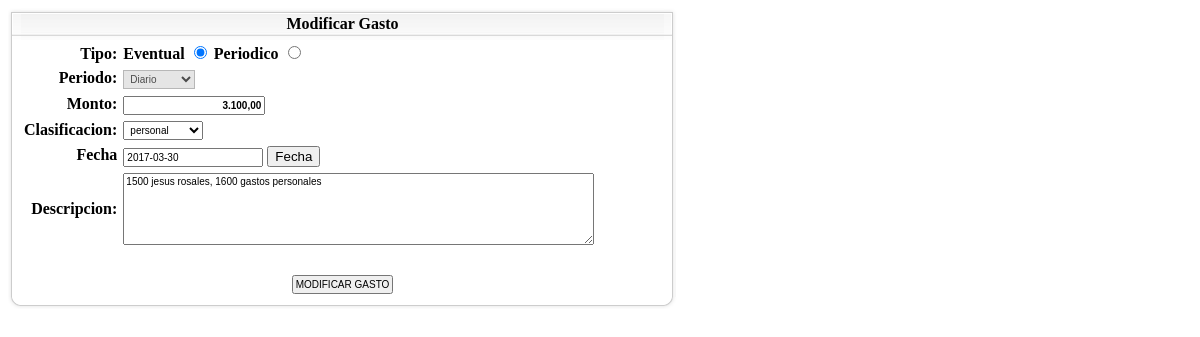
/modificar_gastos.php?id=507, run on the app's committed database.
### tables this page shows
CREATE TABLE IF NOT EXISTS `gastos` (
  `id_gastos` int(11) NOT NULL AUTO_INCREMENT,
  `monto` float NOT NULL,
  `descripcion` varchar(500) NOT NULL,
  `tipo` varchar(20) NOT NULL,
  `clasificacion` varchar(20) NOT NULL,
  `fecha` date NOT NULL,
  `periodo` varchar(20) DEFAULT NULL,
  PRIMARY KEY (`id_gastos`)
);

### modificar_gastos.php (the view, shortened to what this page needs)
<?php require_once('Connections/conexion.php'); ?>
<?php
$editFormAction = $_SERVER['PHP_SELF'];
if (isset($_SERVER['QUERY_STRING'])) {
  $editFormAction .= "?" . htmlentities($_SERVER['QUERY_STRING']);
}
$id_gastos=$_GET["id"];
$query_gastos = "SELECT * FROM gastos where id_gastos='$id_gastos'";
$gastos = mysql_query($query_gastos, $conexion) or die(mysql_error());
$row_gastos = mysql_fetch_assoc($gastos);
?>
<!DOCTYPE html PUBLIC "-//W3C//DTD XHTML 1.0 Transitional//EN" "http://www.w3.org/TR/xhtml1/DTD/xhtml1-transitional.dtd">
<html xmlns="http://www.w3.org/1999/xhtml">
<head>
</head>
<link href="css.css" rel="stylesheet" type="text/css" />
<link type="text/css" rel="stylesheet" href="css/custom-theme/jquery-ui-1.8.16.custom.css" charset="utf-8" />
<link type="text/css" rel="stylesheet" href="css/estilo.css" charset="utf-8" />
<link type="text/css" rel="stylesheet" href="css/prettyPhoto.css" media="screen" title="prettyPhoto main stylesheet" charset="utf-8" />
<body>
<form action="<?php echo $editFormAction; ?>" method="post" name="form1" id="form1">
  <table border="0" cellpadding="0" cellspacing="0" width="668">
    <tbody>
      <tr>
        <td align="left" height="1"><img src="imagenes/vc_esq_izq_sup.gif" alt="7" height="32" width="13" /></td>
        <td class="tituloDOSE_3" align="center" background="imagenes/v_back_sup.jpg" valign="center"><span class="negrita">Modificar Gasto</span></td>
        <td align="right" height="1" width="12"><img src="imagenes/vc_esq_der_sup.gif" alt="6" height="32" width="13" /></td>
      </tr>
      <tr>
        <td background="imagenes/v_back_izq.gif" height="1" width="13"><img src="imagenes/v_back_izq.gif" alt="3" height="2" width="13" /></td>
        <td class="tituloDOSE_2"><table border="0" cellpadding="0" cellspacing="0">
          <tbody>
            <tr>
              <td align="center" width="642"><table  width="643"  cellpadding="3" cellspacing="0">
                <tbody>
                  <tr>
                    <td width="79" align="right" valign="baseline" nowrap="nowrap"><strong>Tipo:</strong></td>
                    <td colspan="3" valign="baseline"><label for="radio"><strong>Eventual</strong>
                    </label>
                      <input <?php if (!(strcmp($row_gastos['tipo'],"eventual"))) {echo "checked=\"checked\"";} ?> type="radio" name="tiposeleccion" id="tipo1" value="eventual"  onclick="activarPeriodo()" />
                            <label for="radio"> <strong>Periodico</strong>
                              <input <?php if (!(strcmp($row_gastos['tipo'],"periodico"))) {echo "checked=\"checked\"";} ?> type="radio" name="tiposeleccion" id="tipo2" value="periodico" onclick="activarPeriodo()" />
                            </label></td>
                  </tr>
                  <tr>
                    <td align="right" valign="baseline" nowrap="nowrap"><strong>Periodo:</strong></td>
                    <td colspan="3" valign="baseline"><select name="periodo" id="periodo" <?php if ($row_gastos['tipo']=="eventual") {echo "disabled=disabled";} ?>  >
                      <option value="Diario" <?php if (!(strcmp("Diario", $row_gastos['periodo']))) {echo "selected=\"selected\"";} ?>>Diario</option>
                    </select></td>
                  </tr>
                  <tr>
                    <td align="right" valign="baseline" nowrap="nowrap"><strong>Monto:</strong></td>
                    <td colspan="3" valign="baseline"><input type="text" name="monto" class="Letras"  style="text-align:right; font-weight:bold;" value="<?=(number_format($row_gastos['monto'],"2",",","."))?>" onchange="return validaFloat()" onblur="numeroBlur(this);" onfocus="numeroFocus(this);" /></td>
                  </tr>
                  <tr>
                    <td align="right" valign="baseline" nowrap="nowrap"><strong>Clasificacion:</strong></td>
                    <td colspan="3" align="left"><label for="clasificacion"></label>
                      <select name="clasificacion" id="clasificacion">
                        <?php
do {
?>
                        <option value="<?php echo $row_gastos['clasificacion']?>"<?php if (!(strcmp($row_gastos['clasificacion'], $row_gastos['clasificacion']))) {echo "selected=\"selected\"";} ?>><?php echo $row_gastos['clasificacion']?></option>
                        <?php
} while ($row_gastos = mysql_fetch_assoc($gastos));
  $rows = mysql_num_rows($gastos);
  if($rows > 0) {
	  $row_gastos = mysql_fetch_assoc($gastos);
  }
?>
                      </select></td>
                  </tr>
                  <tr>
                    <td align="right" valign="baseline" nowrap="nowrap"><strong>Fecha</strong></td>
                    <td colspan="3" align="left"><input name="fecha"  type="text" id="fecha" value="<?php echo $row_gastos['fecha']; ?>" size="20" maxlength="10" readonly="readonly" />
                      <button type="submit"  id="botonfecha" name="botonfecha" title="Clic Para Escoger la fecha">Fecha</button>
						  </td>
                  </tr>
                  <tr>
                    <td align="right" valign="middle" nowrap="nowrap"><strong>Descripcion:</strong></td>
                    <td colspan="3" valign="baseline"><label for="descripcion"></label>
                      <textarea name="descripcion" onkeydown="if(this.value.length &gt;= 500){ alert('Has superado el tamaño máximo permitido de este campo'); return false; }" id="descripcion" cols="75" rows="6"><?php echo $row_gastos['descripcion']; ?></textarea></td>
                  </tr>
                  <tr>
                    <td align="right" valign="baseline" nowrap="nowrap">&nbsp;</td>
                    <td width="550" align="left" class="tituloDOSE_2">&nbsp;</td>
                  </tr>
                  <tr>
                    <td colspan="4" align="center"><input type="submit" value="MODIFICAR GASTO" /></td>
                  </tr>
                </tbody>
              </table></td>
            </tr>
          </tbody>
        </table></td>
        <td background="imagenes/v_back_der.gif" width="12">&nbsp;</td>
      </tr>
      <tr>
        <td align="left" height="1" width="13"><img src="imagenes/v_esq_izq_inf.gif" alt="5" height="12" width="13" /></td>
        <td background="imagenes/v_back_inf.gif" height="1" width="643"><img src="imagenes/v_back_inf.gif" alt="2" height="12" width="2" /></td>
        <td align="right" height="1" width="12"><img src="imagenes/v_esq_der_inf.gif" alt="4" height="12" width="13" /></td>
      </tr>
    </tbody>
  </table>
</form>
<p>&nbsp;</p>
</body>
</html>

### css.css (style rules this page uses)
.negrita { font-weight: bold; }

### css/estilo.css (style rules this page uses)
input { font-family: Arial, "Times New Roman", Times, serif; font-size: 10px; color:#000000; padding:2px; }
textarea { font-family: Arial, "Times New Roman", Times, serif; font-size: 10px; color:#000000; padding:2px; }
select { font-family: Arial, "Times New Roman", Times, serif; font-size: 10px; color:#000000; padding:2px; }
input:disabled, select:disabled, textarea:disabled { background:#DBDBDB; border:1px solid #999; padding:2px; }

### data on the page
gastos: tipo "☑", periodo "Diario", monto "3.100,00", fecha "2017-03-30", descripcion "1500 jesus rosales, 1600 gastos personales"

### other printed values
form field clasificacion "personal"
